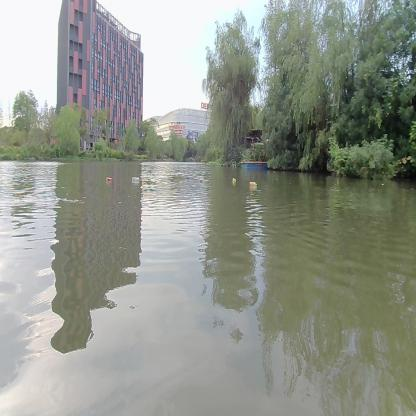
#> input picture images/hard/000018_jpg.rf.f3d29fce6140acae824bad24f55e2ba9.jpg, 416 x 416 px; its folder holds only this picture in this run
$ python main_output_images.py
#> lines starting #> are read from the running program, lines starting #| are printed output that depends on the picture; after the words box and inside, x2 and y2 are one past the last pixel; in counts of white or black regions, pixels touching at a corner belong together
import cv2
import numpy as np
import matplotlib.pyplot as plt
import os

def detect_trash_with_gaussian_blur(input_dir, output_dir):

    # Iterate through each image in the input directory
#> called with input_dir = '../images/hard', output_dir = '../images/filtered_images'
    for filename in os.listdir(input_dir):
        if filename.lower().endswith(('.png', '.jpg', '.jpeg', '.bmp', '.tiff')):
            image_path = os.path.join(input_dir, filename)
            image = cv2.imread(image_path)
#> image is the input picture: shape (416, 416, 3); mean B, G, R 140.2, 149.9, 145.6

            # Step 2: Convert to grayscale
            gray_image = cv2.cvtColor(image, cv2.COLOR_BGR2GRAY)
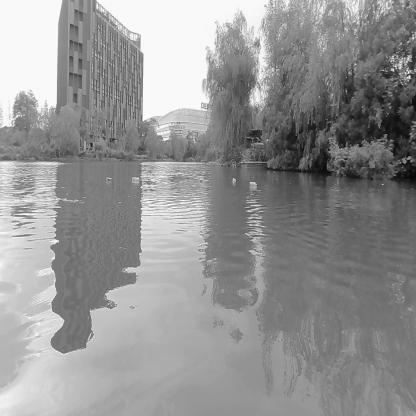
#> gray_image: shape (416, 416); min 1, max 255, mean 147.5

            # Step 3: Apply Gaussian blur to reduce noise
            blurred_image = cv2.GaussianBlur(gray_image, (25, 5), 0)
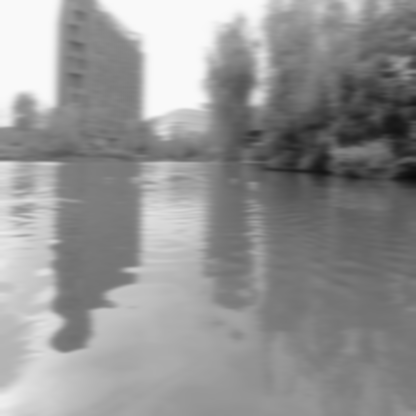
#> blurred_image: shape (416, 416); min 10, max 249, mean 147.5

            # Step 4: Apply thresholding
            _, thresholded_image = cv2.threshold(blurred_image, 200, 255, cv2.THRESH_BINARY_INV)
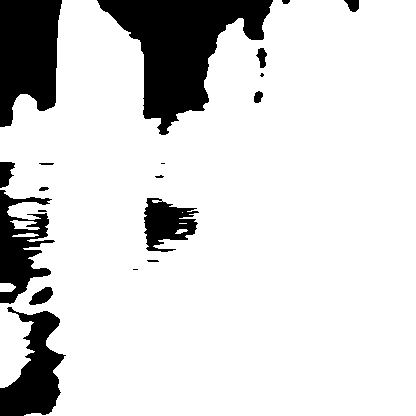
#> thresholded_image: shape (416, 416); 84.6% white; 19 black regions (5 under 20 px), largest, box (x1, y1, x2, y2) and area: (97, 0, 273, 135) 10699, (0, 0, 62, 127) 6180, (0, 307, 66, 416) 3856

            # Save thresholded image
            output_path = os.path.join(output_dir, f"filtered_{filename}")
            cv2.imwrite(output_path, thresholded_image)

            print(f"Processed and saved: {output_path}")

    print("All images processed and saved.")

# Example usage
input_dir = r"../images/hard"  # Input directory with images
output_dir = r"../images/filtered_images"  # Output directory for processed images

detect_trash_with_gaussian_blur(input_dir, output_dir)

$ run again, on images/hard/000081_jpg.rf.c567bee983b9f28a272edb59cea5ebec.jpg
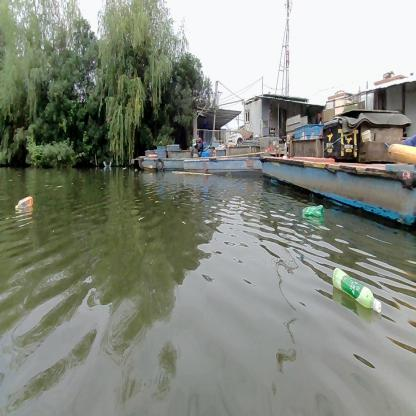
#> input picture images/hard/000081_jpg.rf.c567bee983b9f28a272edb59cea5ebec.jpg, 416 x 416 px
#> in detect_trash_with_gaussian_blur, image is the input picture: shape (416, 416, 3); mean B, G, R 127, 138.3, 133.5
#> in detect_trash_with_gaussian_blur, `blurred_image = cv2.GaussianBlur(gray_image, (25, 5), 0)`:
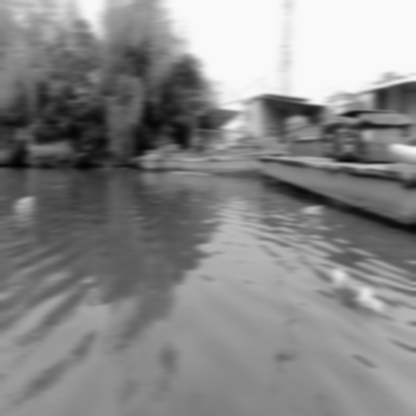
#> blurred_image: shape (416, 416); min 3, max 249, mean 135.6
#> in detect_trash_with_gaussian_blur, `_, thresholded_image = cv2.threshold(blurred_image, 200, 255, cv2.THRE..`:
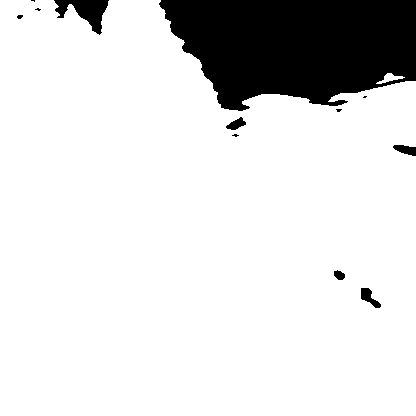
#> thresholded_image: shape (416, 416); 86.5% white; 12 black regions (6 under 20 px), largest, box (x1, y1, x2, y2) and area: (159, 0, 416, 111) 21803, (54, 0, 109, 35) 909, (361, 288, 381, 308) 192, (393, 145, 416, 156) 167, (226, 117, 246, 130) 141, (334, 270, 345, 280) 79

$ run again, on images/hard/000084_jpg.rf.74a83ed586317a2197706bb46879d024.jpg
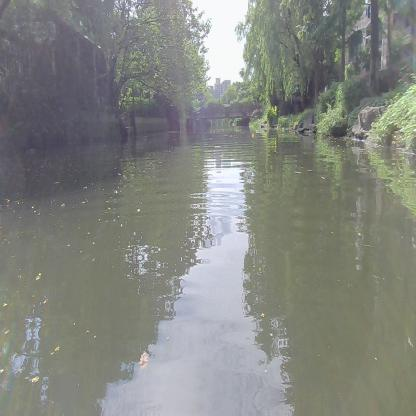
#> input picture images/hard/000084_jpg.rf.74a83ed586317a2197706bb46879d024.jpg, 416 x 416 px
#> in detect_trash_with_gaussian_blur, image is the input picture: shape (416, 416, 3); mean B, G, R 128.8, 134.4, 131.9
#> in detect_trash_with_gaussian_blur, `blurred_image = cv2.GaussianBlur(gray_image, (25, 5), 0)`:
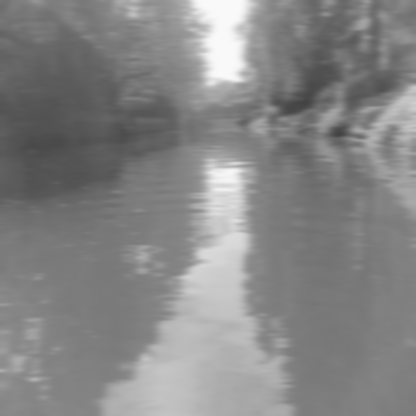
#> blurred_image: shape (416, 416); min 66, max 249, mean 133
#> in detect_trash_with_gaussian_blur, `_, thresholded_image = cv2.threshold(blurred_image, 200, 255, cv2.THRE..`:
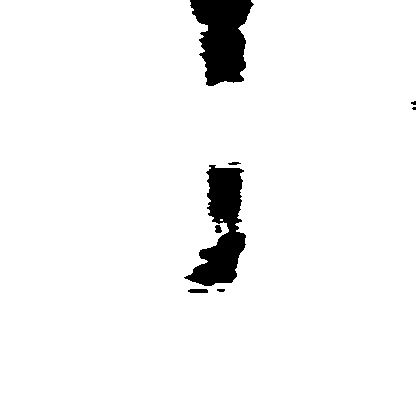
#> thresholded_image: shape (416, 416); 95.6% white; 8 black regions (2 under 20 px), largest, box (x1, y1, x2, y2) and area: (184, 165, 246, 286) 3707, (190, 0, 254, 86) 3654, (188, 289, 208, 293) 75, (215, 225, 222, 233) 44, (228, 162, 241, 165) 28, (217, 289, 225, 292) 21

$ run again, on images/hard/000088_jpg.rf.bb3ed78581b9d08d346eff3ef07c5768.jpg
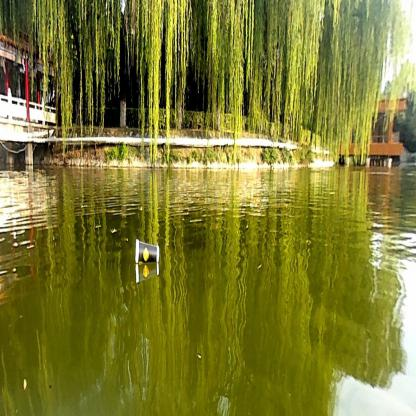
#> input picture images/hard/000088_jpg.rf.bb3ed78581b9d08d346eff3ef07c5768.jpg, 416 x 416 px
#> in detect_trash_with_gaussian_blur, image is the input picture: shape (416, 416, 3); mean B, G, R 50.9, 123.4, 124.9
#> in detect_trash_with_gaussian_blur, `blurred_image = cv2.GaussianBlur(gray_image, (25, 5), 0)`:
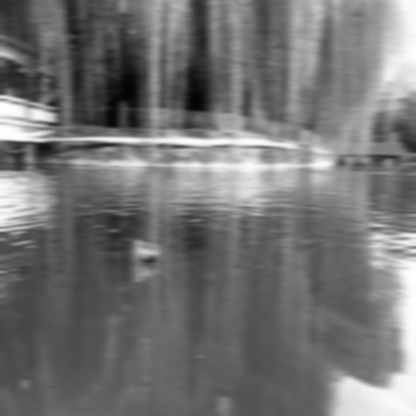
#> blurred_image: shape (416, 416); min 2, max 254, mean 115.6
#> in detect_trash_with_gaussian_blur, `_, thresholded_image = cv2.threshold(blurred_image, 200, 255, cv2.THRE..`:
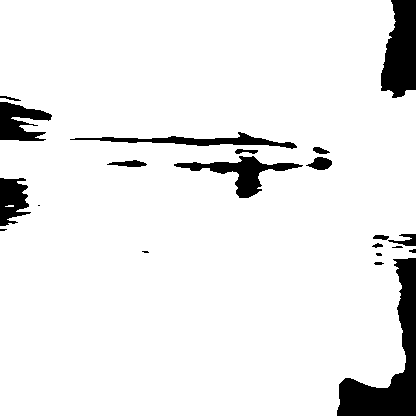
#> thresholded_image: shape (416, 416); 92.4% white; 21 black regions (5 under 20 px), largest, box (x1, y1, x2, y2) and area: (337, 258, 416, 416) 4487, (381, 0, 416, 98) 2634, (174, 156, 303, 198) 1574

$ run again, on images/hard/000051_jpg.rf.40426bd9060ce48e5eabf2c229291679.jpg
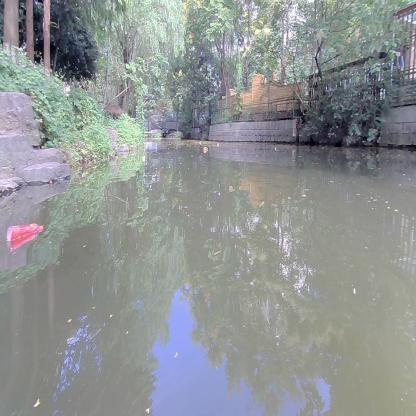
#> input picture images/hard/000051_jpg.rf.40426bd9060ce48e5eabf2c229291679.jpg, 416 x 416 px
#> in detect_trash_with_gaussian_blur, image is the input picture: shape (416, 416, 3); mean B, G, R 147.9, 147.4, 143.5
#> in detect_trash_with_gaussian_blur, `blurred_image = cv2.GaussianBlur(gray_image, (25, 5), 0)`:
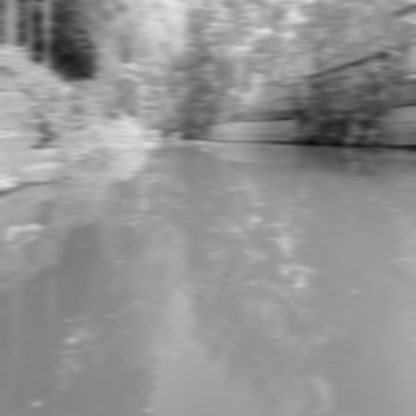
#> blurred_image: shape (416, 416); min 14, max 226, mean 146.3
#> in detect_trash_with_gaussian_blur, `_, thresholded_image = cv2.threshold(blurred_image, 200, 255, cv2.THRE..`:
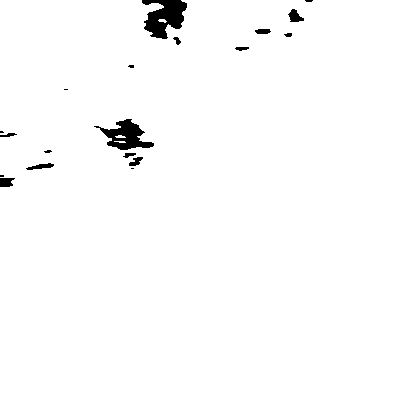
#> thresholded_image: shape (416, 416); 98.5% white; 19 black regions (7 under 20 px), largest, box (x1, y1, x2, y2) and area: (142, 0, 187, 39) 1079, (94, 119, 154, 150) 855, (288, 9, 304, 22) 125
